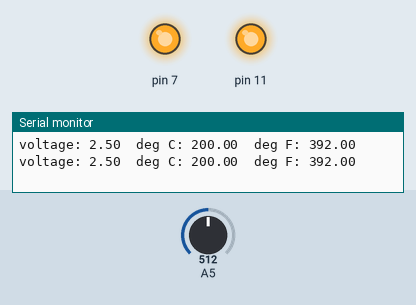
Simulated run of this sketch. Board: Arduino Uno, built with avr-gcc and run on an emulated ATmega328P. Parts: output pins drawn as LEDs (lit = HIGH), the last lines printed to the serial monitor. Inputs (shaded band) come from the test bench; at power-on: A5 = 512.

Above: at 1.8 s.
1.9 s: A5 set to 59
3.4 s: A5 set to 50
At 5.0 s:
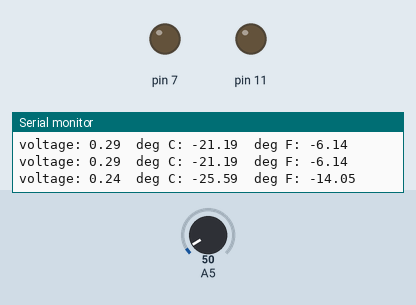
5.5 s: A5 set to 122
At 6.6 s:
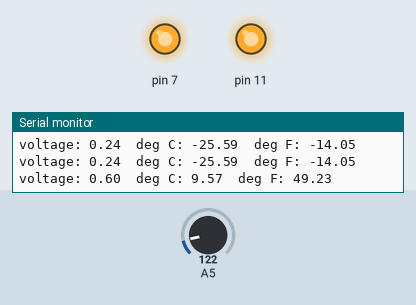
7.5 s: A5 set to 0
At 8.3 s:
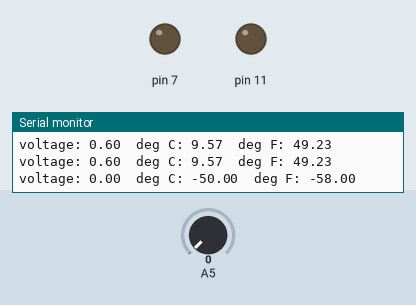
Timing chart, 0 to 10.5 s (numbered marks = the images above; inputs shaded):
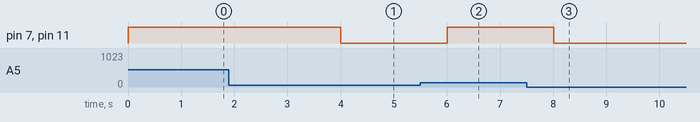

The sketch:

firerobot-2022a.ino
```cpp
/*
SparkFun Inventor's Kit
Example sketch 07

TEMPERATURE SENSOR

  Use the "serial monitor" window to read a temperature sensor.

  The TMP36 is an easy-to-use temperature sensor that outputs
  a voltage that's proportional to the ambient temperature.
  You can use it for all kinds of automation tasks where you'd
  like to know or control the temperature of something.

  More information on the sensor is available in the datasheet:
  http://dlnmh9ip6v2uc.cloudfront.net/datasheets/Sensors/Temp/TMP35_36_37.pdf

  Even more exciting, we'll start using the Arduino's serial port
  to send data back to your main computer! Up until now, we've
  been limited to using simple LEDs for output. We'll see that
  the Arduino can also easily output all kinds of text and data.

Hardware connections:

  Be careful when installing the temperature sensor, as it is
  almost identical to the transistors! The one you want has
  a triangle logo and "TMP" in very tiny letters. The
  ones you DON'T want will have "222" on them.

  When looking at the flat side of the temperature sensor
  with the pins down, from left to right the pins are:
  5V, SIGNAL, and GND.

  Connect the 5V pin to 5 Volts (5V).
  Connect the SIGNAL pin to ANALOG pin 0.
  Connect the GND pin to ground (GND).

This sketch was written by SparkFun Electronics,
with lots of help from the Arduino community.
This code is completely free for any use.
Visit http://learn.sparkfun.com/products/2 for SIK information.
Visit http://www.arduino.cc to learn about the Arduino.

Version 2.0 6/2012 MDG
*/

// We'll use analog input 0 to measure the temperature sensor's
// signal pin.

const int temperaturePin = 5;


void setup()
{
  // In this sketch, we'll use the Arduino's serial port
  // to send text back to the main computer. For both sides to
  // communicate properly, they need to be set to the same speed.
  // We use the Serial.begin() function to initialize the port
  // and set the communications speed.

  // The speed is measured in bits per second, also known as
  // "baud rate". 9600 is a very commonly used baud rate,
  // and will transfer about 10 characters per second.
  pinMode(7, OUTPUT);
    pinMode(11, OUTPUT);

  Serial.begin(9600);
}


void loop()
{
  // Up to now we've only used integer ("int") values in our
  // sketches. Integers are always whole numbers (0, 1, 23, etc.).
  // In this sketch, we'll use floating-point values ("float").
  // Floats can be fractional numbers such as 1.42, 2523.43121, etc.

  // We'll declare three floating-point variables
  // (We can declare multiple variables of the same type on one line:)

  float voltage, degreesC, degreesF;

  // First we'll measure the voltage at the analog pin. Normally
  // we'd use analogRead(), which returns a number from 0 to 1023.
  // Here we've written a function (further down) called
  // getVoltage() that returns the true voltage (0 to 5 Volts)
  // present on an analog input pin.

  voltage = getVoltage(temperaturePin);

  // Now we'll convert the voltage to degrees Celsius.
  // This formula comes from the temperature sensor datasheet:

  degreesC = (voltage - 0.5) * 100.0;

  // While we're at it, let's convert degrees Celsius to Fahrenheit.
  // This is the classic C to F conversion formula:

  degreesF = degreesC * (9.0/5.0) + 32.0;

  // Now we'll use the serial port to print these values
  // to the serial monitor!

  // To open the serial monitor window, upload your code,
  // then click the "magnifying glass" button at the right edge
  // of the Arduino IDE toolbar. The serial monitor window
  // will open.

  // (NOTE: remember we said that the communication speed
  // must be the same on both sides. Ensure that the baud rate
  // control at the bottom of the window is set to 9600. If it
  // isn't, change it to 9600.)

  // Also note that every time you upload a new sketch to the
  // Arduino, the serial monitor window will close. It does this
  // because the serial port is also used to upload code!
  // When the upload is complete, you can re-open the serial
  // monitor window.

  // To send data from the Arduino to the serial monitor window,
  // we use the Serial.print() function. You can print variables
  // or text (within quotes).

  Serial.print("voltage: ");
  Serial.print(voltage);
  Serial.print("  deg C: ");
  Serial.print(degreesC);
  Serial.print("  deg F: ");
  Serial.println(degreesF);

if (degreesC >-23){
   digitalWrite(7, HIGH);   // turn the LED on (HIGH is the voltage level)
   digitalWrite(11, HIGH);                       // wait for a second

}
else
{
   digitalWrite(7, LOW);   // turn the LED on (HIGH is the voltage level)
  digitalWrite(11, LOW);
  //delay(1000);                       // wait for a second

}

  // These statements will print lines of data like this:
  // "voltage: 0.73 deg C: 22.75 deg F: 72.96"

  // Note that all of the above statements are "print", except
  // for the last one, which is "println". "Print" will output
  // text to the SAME LINE, similar to building a sentence
  // out of words. "Println" will insert a "carriage return"
  // character at the end of whatever it prints, moving down
  // to the NEXT line.

  delay(1000); // repeat once per second (change as you wish!)
}


float getVoltage(int pin)
{
  // This function has one input parameter, the analog pin number
  // to read. You might notice that this function does not have
  // "void" in front of it; this is because it returns a floating-
  // point value, which is the true voltage on that pin (0 to 5V).

  // You can write your own functions that take in parameters
  // and return values. Here's how:

    // To take in parameters, put their type and name in the
    // parenthesis after the function name (see above). You can
    // have multiple parameters, separated with commas.

    // To return a value, put the type BEFORE the function name
    // (see "float", above), and use a return() statement in your code
    // to actually return the value (see below).

    // If you don't need to get any parameters, you can just put
    // "()" after the function name.

    // If you don't need to return a value, just write "void" before
    // the function name.

  // Here's the return statement for this function. We're doing
  // all the math we need to do within this statement:

  return (analogRead(pin) * 0.004882814);

  // This equation converts the 0 to 1023 value that analogRead()
  // returns, into a 0.0 to 5.0 value that is the true voltage
  // being read at that pin.
}

// Other things to try with this code:

//   Turn on an LED if the temperature is above or below a value.

//   Read that threshold value from a potentiometer - now you've
//   created a thermostat!
```

Measured:
- the behaviour switches between 56 and 55 on A5 (found by bisection; images 0 and 1)
- after the input at 3.4 s, pin 7, pin 11: HIGH → LOW after 0.61 s
- after the input at 5.5 s, pin 7, pin 11: LOW → HIGH after 0.51 s
- after the input at 7.5 s, pin 7, pin 11: HIGH → LOW after 0.51 s
